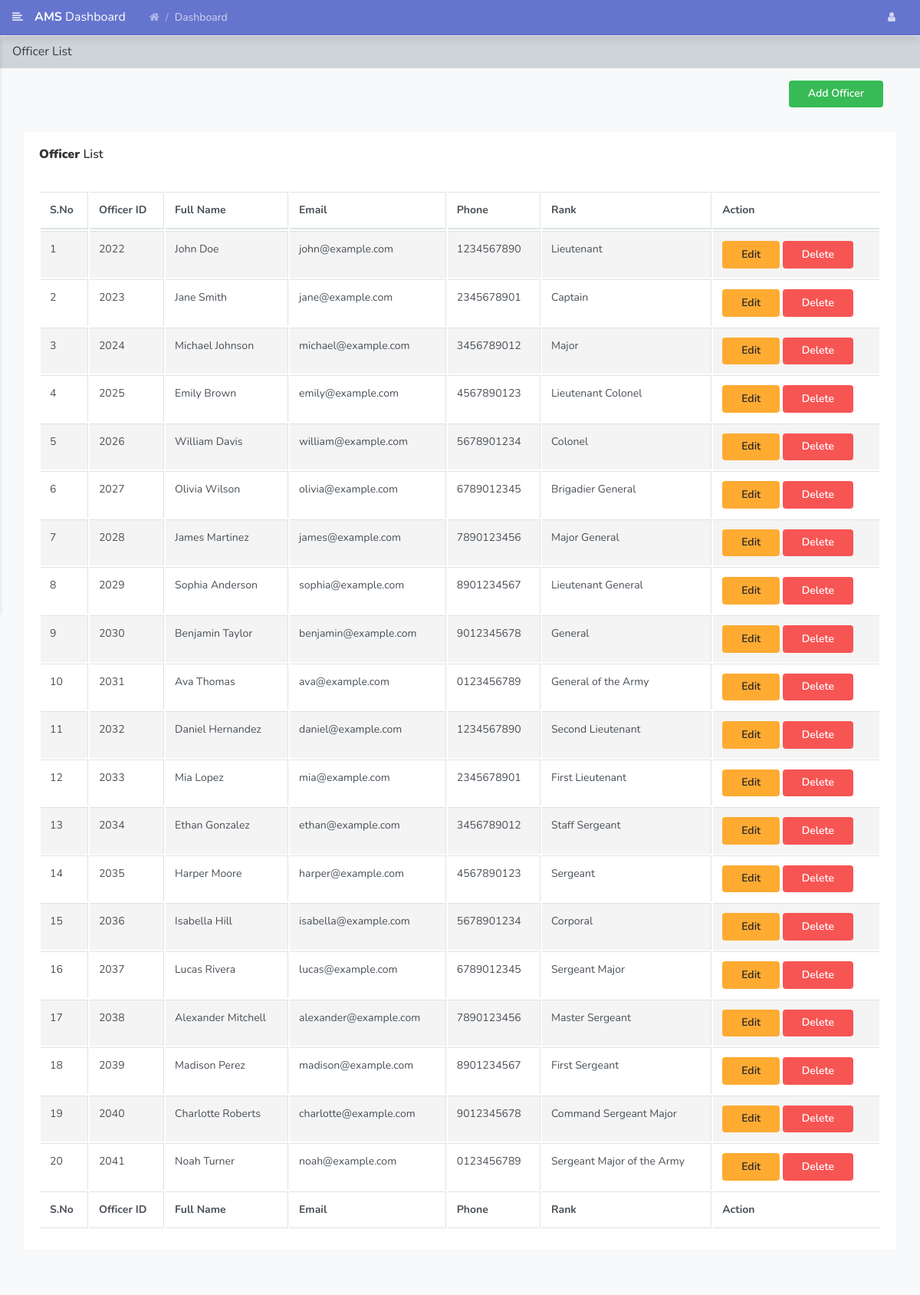
Page /logistic/officers.php (signed in) on the committed database.
### tables this page shows
CREATE TABLE `officer` (
  `officer_id` int(11) NOT NULL,
  `user_id` int(11) DEFAULT NULL,
  `name` varchar(100) DEFAULT NULL,
  `username` varchar(40) NOT NULL,
  `email` varchar(40) NOT NULL,
  `phone` varchar(40) NOT NULL,
  `password` varchar(40) NOT NULL,
  `rank` varchar(100) DEFAULT NULL
);

### logistic/officers.php (the view, shortened to what this page needs)
<?php
include('../includes/db.php');
if (strlen($_SESSION['username'] == 0)) {
    header('location:logout.php');
} else {
?>
    <!doctype html>
    <html lang="en">
    <head>
        <link rel="stylesheet" href="../assets/vendor/themify-icons/themify-icons.css">
        <link rel="stylesheet" href="../assets/vendor/fontawesome/css/font-awesome.min.css">
        <link rel="stylesheet" href="../assets/vendor/jquery-datatable/dataTables.bootstrap4.min.css">
        <link rel="stylesheet" href="../assets/css/main.css">
    </head>
    <body class="theme-indigo">
        <?php include_once('includes/header.php'); ?>
        <div class="main_content" id="main-content">
            <div class="page">
                <nav class="navbar navbar-expand-lg navbar-light bg-light">
                    <a class="navbar-brand" href="javascript:void(0);">Officer List</a>
                </nav>
                <div class="pt-3 d-flex justify-content-end mr-5">
                    <a href="new-officer.php" class="btn btn-success">Add Officer</a>
                </div>
                <div class="container-fluid">
                    <div class="row clearfix">
                        <div class="col-lg-12">
                            <div class="card">
                                <div class="header">
                                    <h2><strong>Officer</strong> List </h2>
                                </div>
                                <div class="body">
                                    <div class="table-responsive">
                                        <table class="table table-bordered table-striped table-hover js-basic-example dataTable">
                                            <thead>
                                                <tr>
                                                    <th>S.No</th>
                                                    <th>Officer ID</th>
                                                    <th>Full Name</th>
                                                    <th>Email</th>
                                                    <th>Phone</th>
                                                    <th>Rank</th>
                                                    <th>Action</th>
                                                </tr>
                                            </thead>
                                            <tfoot>
                                                <tr>
                                                    <th>S.No</th>
                                                    <th>Officer ID</th>
                                                    <th>Full Name</th>
                                                    <th>Email</th>
                                                    <th>Phone</th>
                                                    <th>Rank</th>
                                                    <th>Action</th>
                                                </tr>
                                            </tfoot>
                                            <tbody>
                                                <tr>
                                                    <?php
                                                    $sql = "SELECT * from  officer";
                                                    $result = mysqli_query($conn, $sql);
                                                    $cnt = 1;
                                                    if (mysqli_num_rows($result) > 0) {
                                                        while ($row = mysqli_fetch_assoc($result)) {              ?>
                                                            <td><?php echo htmlentities($cnt); ?></td>
                                                            <td><?php echo $row["officer_id"]; ?></td>
                                                            <td><?php echo $row["name"]; ?></td>
                                                            <td><?php echo $row["email"]; ?></td>
                                                            <td><?php echo $row["phone"]; ?></td>
                                                            <td><?php echo $row["rank"]; ?></td>
                                                            <td>
                                                                <a href="../includes/process.php?editid=<?php echo $row["username"]; ?>" class="btn btn-warning">Edit</a>
                                                                <a href="../includes/process.php?ofdeleteid=<?php echo $row["officer_id"]; ?>" onclick="return confirm('Are you sure you want to delete this record?');" class="btn btn-danger">
                                                                    Delete
                                                                </a>
                                                            </td>
                                                </tr>
                                        <?php $cnt = $cnt + 1;
                                                        }
                                                    } ?>
                                            </tbody>
                                        </table>
                                    </div>
                                </div>
                            </div>
                        </div>
                    </div>
                </div>
            </div>
        </div>
    </body>
    </html><?php }  ?>

### logistic/includes/header.php (shortened to what this page needs)
<nav class="navbar custom-navbar navbar-expand-lg py-2">
    <div class="container-fluid px-0">
        <a href="javascript:void(0);" class="menu_toggle"><i class="fa fa-align-left"></i></a>
        <a href="dashboard.php" class="navbar-brand"><strong>AMS</strong> Dashboard</a>
        <div id="navbar_main">
            <ul class="navbar-nav mr-auto hidden-xs">
                <li class="nav-item page-header">
                    <ul class="breadcrumb">
                        <li class="breadcrumb-item"><a href="dashboard.php"><i class="fa fa-home"></i></a></li>
                        <li class="breadcrumb-item active">Dashboard</li>
                    </ul>
                </li>
            </ul>
            <ul class="navbar-nav ml-auto">
                <li class="nav-item dropdown">
                    <a class="nav-link nav-link-icon"  id="navbar_1_dropdown_3" role="button" ><i class="fa fa-user"></i></a>
                </li>
            </ul>
        </div>
    </div>
</nav>

### rows in the picture
officer: officer_id "2022", name "John Doe", email "john@example.com", phone "1234567890", rank "Lieutenant"
officer: officer_id "2023", name "Jane Smith", email "jane@example.com", phone "2345678901", rank "Captain"
officer: officer_id "2024", name "Michael Johnson", email "michael@example.com", phone "3456789012", rank "Major"
officer: officer_id "2025", name "Emily Brown", email "emily@example.com", phone "4567890123", rank "Lieutenant Colonel"
officer: officer_id "2026", name "William Davis", email "william@example.com", phone "5678901234", rank "Colonel"
officer: officer_id "2027", name "Olivia Wilson", email "olivia@example.com", phone "6789012345", rank "Brigadier General"
officer: officer_id "2028", name "James Martinez", email "james@example.com", phone "7890123456", rank "Major General"
officer: officer_id "2029", name "Sophia Anderson", email "sophia@example.com", phone "8901234567", rank "Lieutenant General"
officer: officer_id "2030", name "Benjamin Taylor", email "benjamin@example.com", phone "9012345678", rank "General"
officer: officer_id "2031", name "Ava Thomas", email "ava@example.com", phone "0123456789", rank "General of the Army"
officer: officer_id "2032", name "Daniel Hernandez", email "daniel@example.com", phone "1234567890", rank "Second Lieutenant"
officer: officer_id "2033", name "Mia Lopez", email "mia@example.com", phone "2345678901", rank "First Lieutenant"
officer: officer_id "2034", name "Ethan Gonzalez", email "ethan@example.com", phone "3456789012", rank "Staff Sergeant"
officer: officer_id "2035", name "Harper Moore", email "harper@example.com", phone "4567890123", rank "Sergeant"
officer: officer_id "2036", name "Isabella Hill", email "isabella@example.com", phone "5678901234", rank "Corporal"
officer: officer_id "2037", name "Lucas Rivera", email "lucas@example.com", phone "6789012345", rank "Sergeant Major"
officer: officer_id "2038", name "Alexander Mitchell", email "alexander@example.com", phone "7890123456", rank "Master Sergeant"
officer: officer_id "2039", name "Madison Perez", email "madison@example.com", phone "8901234567", rank "First Sergeant"
officer: officer_id "2040", name "Charlotte Roberts", email "charlotte@example.com", phone "9012345678", rank "Command Sergeant Major"
officer: officer_id "2041", name "Noah Turner", email "noah@example.com", phone "0123456789", rank "Sergeant Major of the Army"
